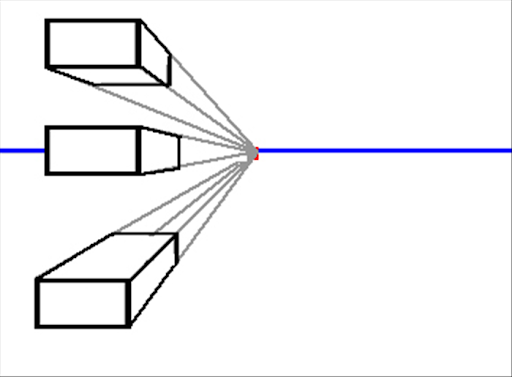
#> input picture samples/corners.png, 512 x 377 px, found by its file name
$ python corner_detection.py
#> lines starting #> are read from the running program, lines starting #| are printed output that depends on the picture; after the words box and inside, x2 and y2 are one past the last pixel; in counts of white or black regions, pixels touching at a corner belong together
import numpy as np
import cv2

img = cv2.imread('corners.png')
#> img is the input picture: shape (377, 512, 3); mean B, G, R 244.4, 242.7, 242.8
gray = cv2.cvtColor(img,cv2.COLOR_BGR2GRAY)
gray = np.float32(gray)
# cv2.goodFeaturesToTrack(image ,num corners to be detected , corner quality, minDistance)
# minDistance = Minimum possible Euclidean distance between the returned corners.
corners = cv2.goodFeaturesToTrack(gray, 100, 0.01, 10)
#> corners = 100 rows, first 8: [142, 172], [142, 25], [132, 319], [142, 130], [45, 19], [43, 277], [45, 126], [179, 169]
corners = np.int0(corners)
for corner in corners:
    x,y = corner.ravel()
    cv2.circle(img,(x,y),3,255,-1)
#> this loop made 100 passes
#> (x, y) on passes 1 to 12: (142, 172), (142, 25), (132, 319), (142, 130), (45, 19), (43, 277), (45, 126), (179, 169), (165, 81), (45, 174), (172, 235), (40, 323)
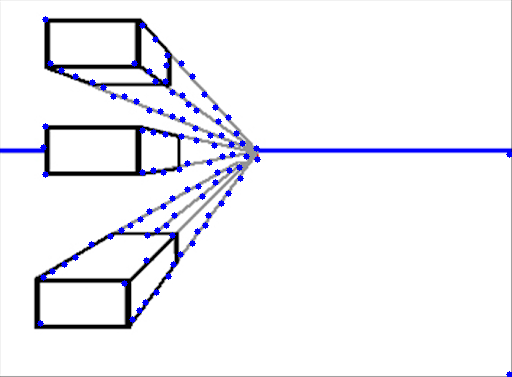
#> img: shape (377, 512, 3); 1.5% of pixels changed, all inside (x1, y1, x2, y2) = (37, 16, 512, 377)

cv2.imshow('corner',img)
if cv2.waitKey(0) & 0xff ==27:
#> (key Esc is pressed here)
    cv2.destroyAllWindows()

$ run again, with samples/1.png copied over samples/corners.png
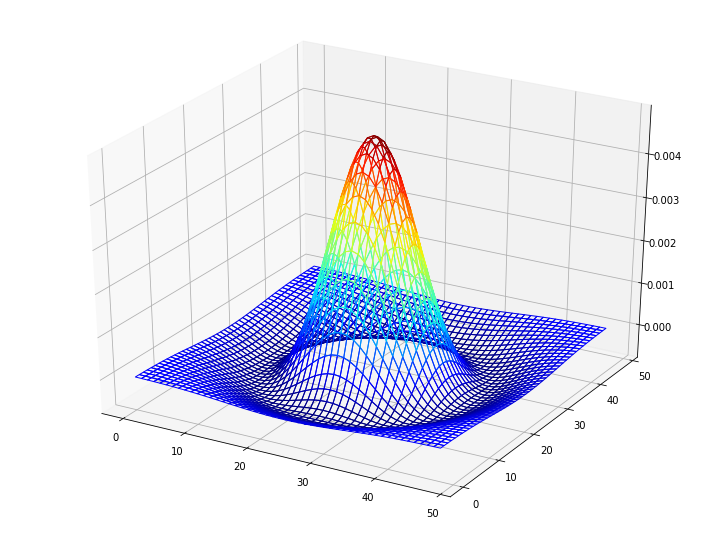
#> input picture samples/1.png, 728 x 536 px, found by its file name
#> img is the input picture: shape (536, 728, 3); mean B, G, R 242.1, 232.5, 230.8
#> `gray = cv2.cvtColor(img,cv2.COLOR_BGR2GRAY)`:
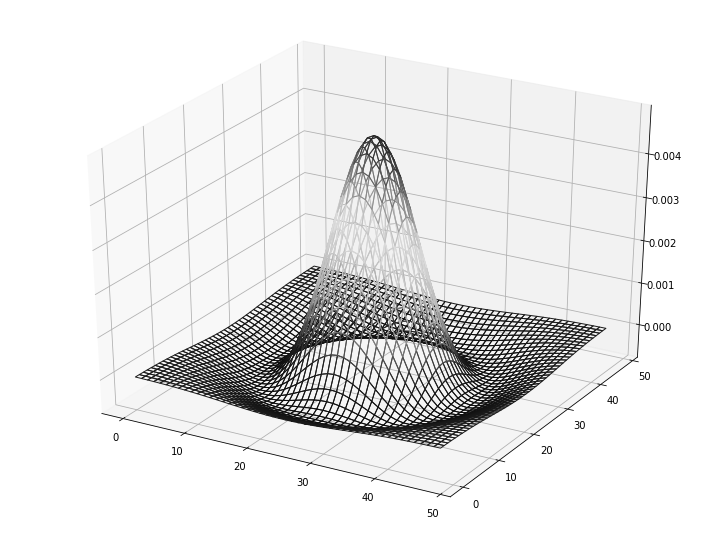
#> gray: shape (536, 728); min 0, max 255, mean 233.1
#> corners = 100 rows, first 8: [295, 339], [319, 407], [451, 401], [455, 334], [327, 391], [367, 421], [328, 416], [433, 413]
#> the loop `for corner in corners:` made 100 passes
#> after the loop `for corner in corners:`:
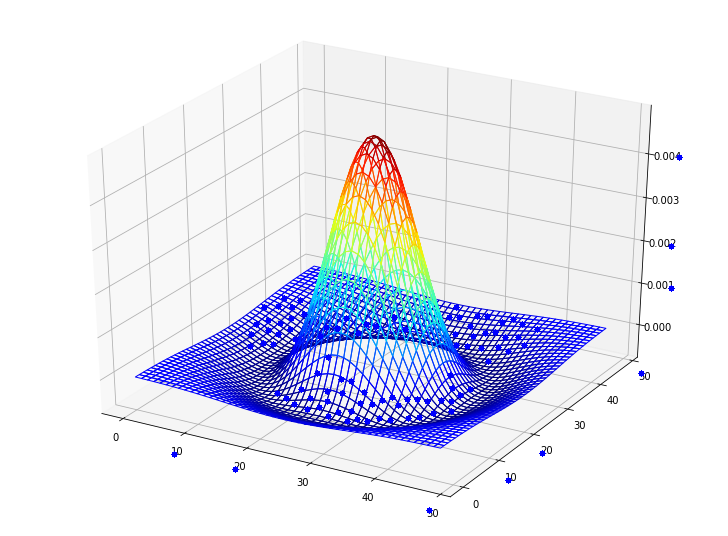
#> img: shape (536, 728, 3); 0.74% of pixels changed, all inside (x1, y1, x2, y2) = (171, 154, 683, 514)

$ run again, with samples/add.png copied over samples/corners.png
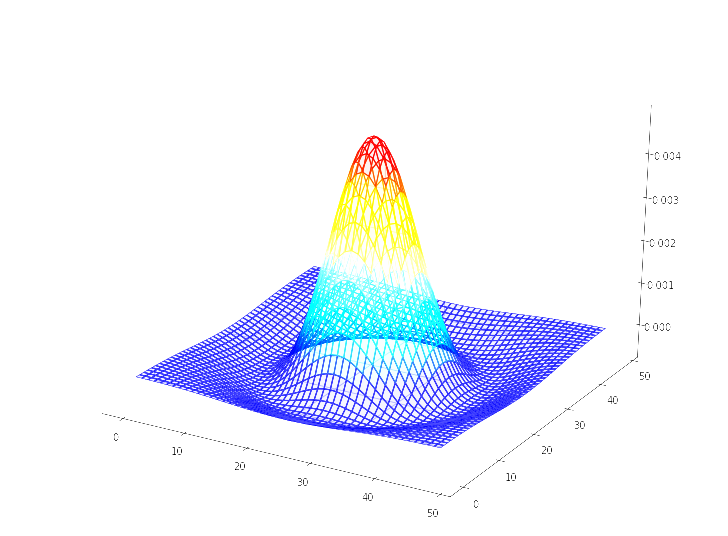
#> input picture samples/add.png, 728 x 536 px, found by its file name
#> img is the input picture: shape (536, 728, 3); mean B, G, R 252, 242.7, 239.5
#> `gray = cv2.cvtColor(img,cv2.COLOR_BGR2GRAY)`:
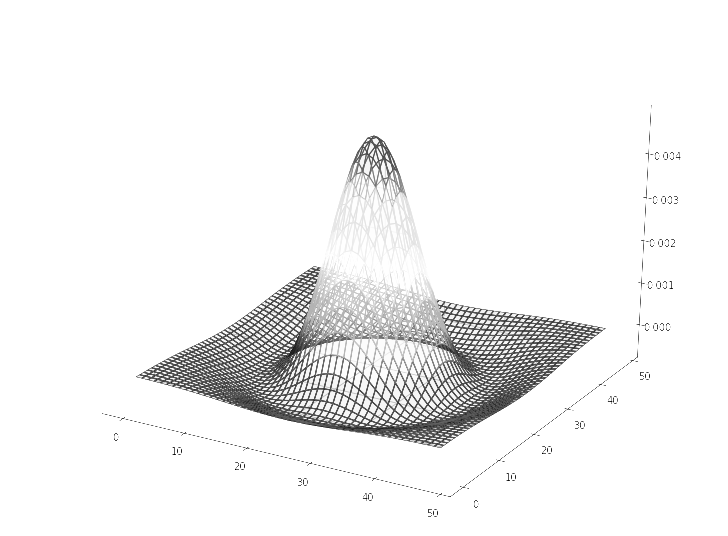
#> gray: shape (536, 728); min 0, max 255, mean 242.8
#> corners = 100 rows, first 8: [508, 480], [174, 454], [671, 288], [679, 157], [295, 339], [451, 401], [313, 406], [327, 391]
#> the loop `for corner in corners:` made 100 passes
#> after the loop `for corner in corners:`:
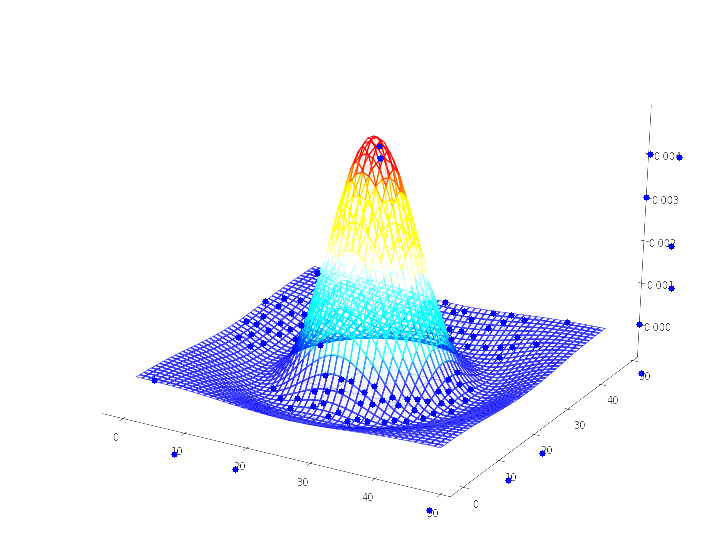
#> img: shape (536, 728, 3); 0.74% of pixels changed, all inside (x1, y1, x2, y2) = (151, 143, 683, 514)
